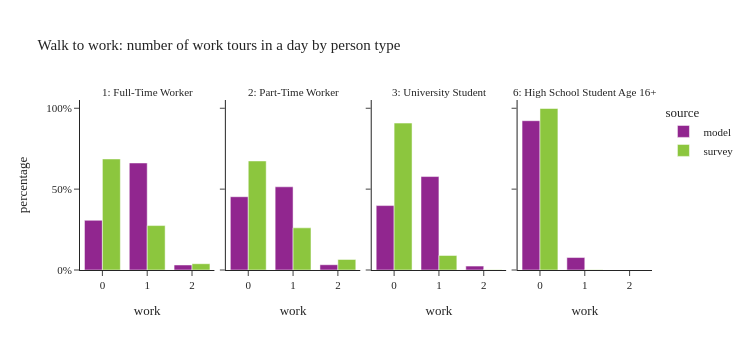

The cell this chart's notebook holds for it:
### Code cell
plot_work_tour_ptype(per_data[(per_data['ptype'].isin(worker_ptype)) & (per_data['distance_to_work'] < 3)],"Walk to work: number of work tours in a day by person type")

### Figure 1 — Plotly figure (JSON) as saved in the notebook; plotly's stock layout.template omitted (floating-point values rounded to 4 significant figures)
{"data": [{"alignmentgroup": "True", "customdata": [[84409], [181768], [8519]], "hovertemplate": "source=model<br>ptype_label=1: Full-Time Worker<br>work=%{x}<br>percentage=%{y}<br>sample_size=%{customdata[0]}<extra></extra>", "legendgroup": "model", "marker": {"color": "#91268F", "pattern": {"shape": ""}}, "name": "model", "offsetgroup": "model", "orientation": "v", "showlegend": true, "textposition": "auto", "type": "bar", "x": [0.0, 1.0, 2.0], "xaxis": "x", "y": [0.3073, 0.6617, 0.03101], "yaxis": "y"}, {"alignmentgroup": "True", "customdata": [[22261], [25271], [1602]], "hovertemplate": "source=model<br>ptype_label=2: Part-Time Worker<br>work=%{x}<br>percentage=%{y}<br>sample_size=%{customdata[0]}<extra></extra>", "legendgroup": "model", "marker": {"color": "#91268F", "pattern": {"shape": ""}}, "name": "model", "offsetgroup": "model", "orientation": "v", "showlegend": false, "textposition": "auto", "type": "bar", "x": [0.0, 1.0, 2.0], "xaxis": "x2", "y": [0.4531, 0.5143, 0.0326], "yaxis": "y2"}, {"alignmentgroup": "True", "customdata": [[5285], [7666], [318]], "hovertemplate": "source=model<br>ptype_label=3: University Student<br>work=%{x}<br>percentage=%{y}<br>sample_size=%{customdata[0]}<extra></extra>", "legendgroup": "model", "marker": {"color": "#91268F", "pattern": {"shape": ""}}, "name": "model", "offsetgroup": "model", "orientation": "v", "showlegend": false, "textposition": "auto", "type": "bar", "x": [0.0, 1.0, 2.0], "xaxis": "x3", "y": [0.3983, 0.5777, 0.02397], "yaxis": "y3"}, {"alignmentgroup": "True", "customdata": [[3152], [263]], "hovertemplate": "source=model<br>ptype_label=6: High School Student Age 16+<br>work=%{x}<br>percentage=%{y}<br>sample_size=%{customdata[0]}<extra></extra>", "legendgroup": "model", "marker": {"color": "#91268F", "pattern": {"shape": ""}}, "name": "model", "offsetgroup": "model", "orientation": "v", "showlegend": false, "textposition": "auto", "type": "bar", "x": [0.0, 1.0], "xaxis": "x4", "y": [0.923, 0.07701], "yaxis": "y4"}, {"alignmentgroup": "True", "customdata": [[1363], [466], [29]], "hovertemplate": "source=survey<br>ptype_label=1: Full-Time Worker<br>work=%{x}<br>percentage=%{y}<br>sample_size=%{customdata[0]}<extra></extra>", "legendgroup": "survey", "marker": {"color": "#8CC63E", "pattern": {"shape": ""}}, "name": "survey", "offsetgroup": "survey", "orientation": "v", "showlegend": true, "textposition": "auto", "type": "bar", "x": [0.0, 1.0, 2.0], "xaxis": "x", "y": [0.6865, 0.2747, 0.03884], "yaxis": "y"}, {"alignmentgroup": "True", "customdata": [[175], [79], [6]], "hovertemplate": "source=survey<br>ptype_label=2: Part-Time Worker<br>work=%{x}<br>percentage=%{y}<br>sample_size=%{customdata[0]}<extra></extra>", "legendgroup": "survey", "marker": {"color": "#8CC63E", "pattern": {"shape": ""}}, "name": "survey", "offsetgroup": "survey", "orientation": "v", "showlegend": false, "textposition": "auto", "type": "bar", "x": [0.0, 1.0, 2.0], "xaxis": "x2", "y": [0.6741, 0.2607, 0.06515], "yaxis": "y2"}, {"alignmentgroup": "True", "customdata": [[232], [25], [1]], "hovertemplate": "source=survey<br>ptype_label=3: University Student<br>work=%{x}<br>percentage=%{y}<br>sample_size=%{customdata[0]}<extra></extra>", "legendgroup": "survey", "marker": {"color": "#8CC63E", "pattern": {"shape": ""}}, "name": "survey", "offsetgroup": "survey", "orientation": "v", "showlegend": false, "textposition": "auto", "type": "bar", "x": [0.0, 1.0, 2.0], "xaxis": "x3", "y": [0.9084, 0.08998, 0.001665], "yaxis": "y3"}, {"alignmentgroup": "True", "customdata": [[75], [1]], "hovertemplate": "source=survey<br>ptype_label=6: High School Student Age 16+<br>work=%{x}<br>percentage=%{y}<br>sample_size=%{customdata[0]}<extra></extra>", "legendgroup": "survey", "marker": {"color": "#8CC63E", "pattern": {"shape": ""}}, "name": "survey", "offsetgroup": "survey", "orientation": "v", "showlegend": false, "textposition": "auto", "type": "bar", "x": [0.0, 1.0], "xaxis": "x4", "y": [0.9985, 0.00153], "yaxis": "y4"}], "layout": {"annotations": [{"font": {}, "showarrow": false, "text": "1: Full-Time Worker", "x": 0.1175, "xanchor": "center", "xref": "paper", "y": 1.0, "yanchor": "bottom", "yref": "paper"}, {"font": {}, "showarrow": false, "text": "2: Part-Time Worker", "x": 0.3725, "xanchor": "center", "xref": "paper", "y": 1.0, "yanchor": "bottom", "yref": "paper"}, {"font": {}, "showarrow": false, "text": "3: University Student", "x": 0.6275, "xanchor": "center", "xref": "paper", "y": 1.0, "yanchor": "bottom", "yref": "paper"}, {"font": {}, "showarrow": false, "text": "6: High School Student Age 16+", "x": 0.8825, "xanchor": "center", "xref": "paper", "y": 1.0, "yanchor": "bottom", "yref": "paper"}], "barmode": "group", "height": 350, "legend": {"title": {"text": "source"}, "tracegroupgap": 0}, "title": {"text": "Walk to work: number of work tours in a day by person type"}, "width": 750, "xaxis": {"anchor": "y", "domain": [0.0, 0.235], "title": {"text": "work"}}, "xaxis2": {"anchor": "y2", "domain": [0.255, 0.49], "matches": "x", "title": {"text": "work"}}, "xaxis3": {"anchor": "y3", "domain": [0.51, 0.745], "matches": "x", "title": {"text": "work"}}, "xaxis4": {"anchor": "y4", "domain": [0.765, 1.0], "matches": "x", "title": {"text": "work"}}, "yaxis": {"anchor": "x", "domain": [0.0, 1.0], "tickformat": ".0%", "title": {"text": "percentage"}}, "yaxis2": {"anchor": "x2", "domain": [0.0, 1.0], "matches": "y", "showticklabels": false, "tickformat": ".0%"}, "yaxis3": {"anchor": "x3", "domain": [0.0, 1.0], "matches": "y", "showticklabels": false, "tickformat": ".0%"}, "yaxis4": {"anchor": "x4", "domain": [0.0, 1.0], "matches": "y", "showticklabels": false, "tickformat": ".0%"}}}
